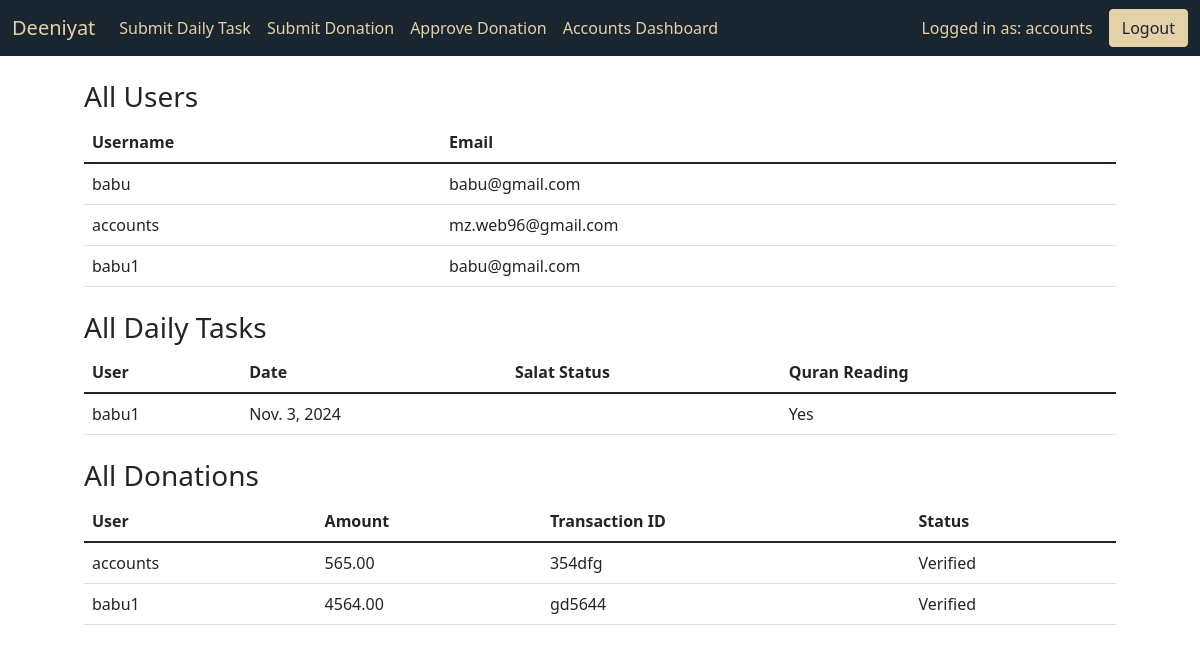
Page /superadmin-dashboard/ (signed in) on the earlier database version.
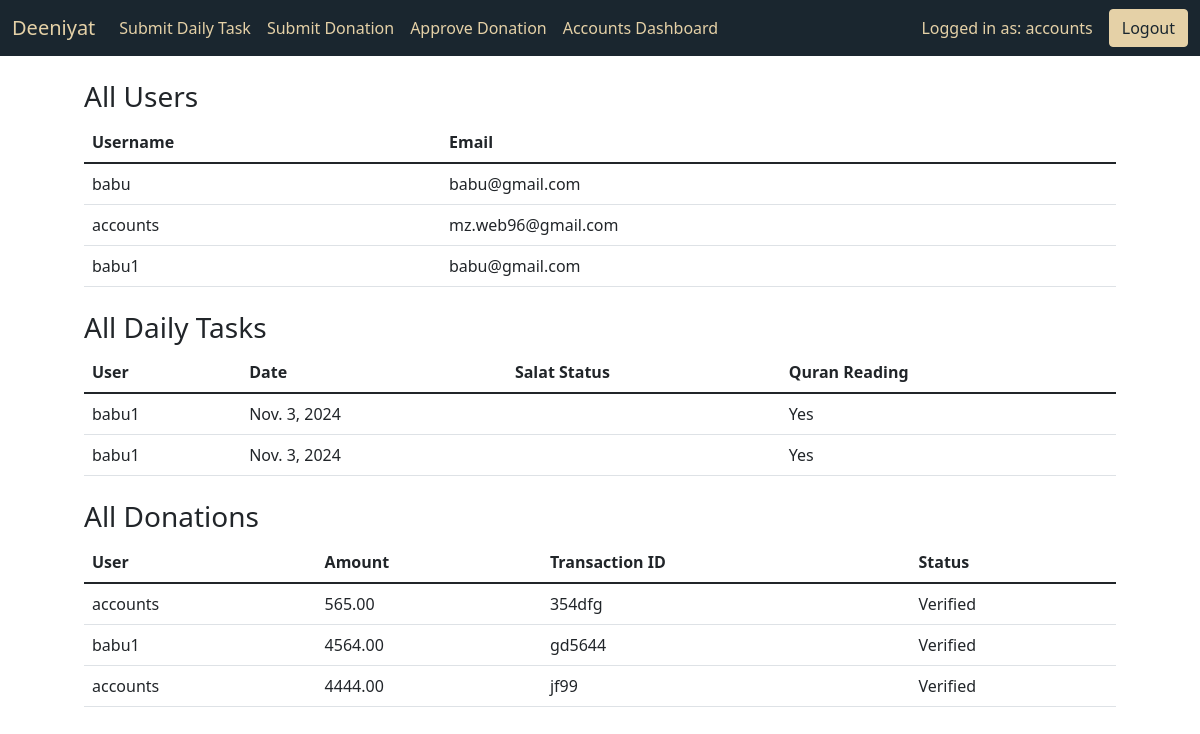
Same page on the later database version.
### core/models.py (models this page shows, shortened)
class DailyTask(models.Model):
    SALAT_CHOICES = [
        ("Jamat", "Jamat"),
        ("Alone", "Alone"),
        ("Kazah", "Kazah"),
    ]
    user = models.ForeignKey(User, on_delete=models.CASCADE, related_name="tasks")
    date = models.DateField(default=timezone.now)
    fajr_status = models.CharField(max_length=10, choices=SALAT_CHOICES)
    dhuhr_status = models.CharField(max_length=10, choices=SALAT_CHOICES)
    asr_status = models.CharField(max_length=10, choices=SALAT_CHOICES)
    maghrib_status = models.CharField(max_length=10, choices=SALAT_CHOICES)
    isha_status = models.CharField(max_length=10, choices=SALAT_CHOICES)
    quran_reading = models.CharField(max_length=50, choices=[("Yes", "Yes"), ("No", "No"), ("Unable", "I don't able to read Quran")])
    masnoon_amol = models.BooleanField(default=False)
    reading_hadith = models.BooleanField(default=False)

class Donation(models.Model):
    MONTH_CHOICES = [
        ('01', 'January'),
        ('02', 'February'),
        ('03', 'March'),
        ('04', 'April'),
        ('05', 'May'),
        ('06', 'June'),
        ('07', 'July'),
        ('08', 'August'),
        ('09', 'September'),
        ('10', 'October'),
        ('11', 'November'),
        ('12', 'December'),
    ]
    PAYMENT_METHOD_CHOICES = [
        ('Cash', 'Cash'),
        ('Bkash', 'Bkash'),
        ('Nagad', 'Nagad'),
        ('Other', 'Other'),
    ]
    user = models.ForeignKey(User, on_delete=models.CASCADE, related_name="donations")
    amount = models.DecimalField(max_digits=10, decimal_places=2)
    transaction_id = models.CharField(max_length=50)
    verified = models.BooleanField(default=False)
    verified_by = models.ForeignKey(User, null=True, blank=True, on_delete=models.SET_NULL, related_name="verified_donations")
    payment_date = models.DateField(default=timezone.now)  # Field for payment date
    payment_month = models.CharField(max_length=2, choices=MONTH_CHOICES)  # Field for payment month selection
    payment_method = models.CharField(max_length=10, choices=PAYMENT_METHOD_CHOICES)  # New field

### core/views.py (the view)
# urls.py: path('superadmin-dashboard/', views.superadmin_dashboard, name='superadmin_dashboard'),
@login_required
def superadmin_dashboard(request):
    all_data = {
        'users': User.objects.all(),
        'tasks': DailyTask.objects.all(),
        'donations': Donation.objects.all(),
    }
    return render(request, 'superadmin_dashboard.html', all_data)

### templates/superadmin_dashboard.html (shortened to what this page needs)
{% extends "base.html" %}{% load static %}  {% block content %}
<div class="container">
  <div class="mt-4">
    <h3>All Users</h3>
    <table class="table">
      <thead>
        <tr>
          <th>Username</th>
          <th>Email</th>
        </tr>
      </thead>
      <tbody>
        {% for user in users %}
        <tr>
          <td>{{ user.username }}</td>
          <td>{{ user.email }}</td>
        </tr>
        {% empty %}
        <tr>
          <td colspan="2">No users found.</td>
        </tr>
        {% endfor %}
      </tbody>
    </table>
  </div>
  <div class="mt-4">
    <h3>All Daily Tasks</h3>
    <table class="table">
      <thead>
        <tr>
          <th>User</th>
          <th>Date</th>
          <th>Salat Status</th>
          <th>Quran Reading</th>
        </tr>
      </thead>
      <tbody>
        {% for task in tasks %}
        <tr>
          <td>{{ task.user.username }}</td>
          <td>{{ task.date }}</td>
          <td>{{ task.salat_status }}</td>
          <td>{{ task.quran_reading }}</td>
        </tr>
        {% empty %}
        <tr>
          <td colspan="4">No daily tasks found.</td>
        </tr>
        {% endfor %}
      </tbody>
    </table>
  </div>
  <div class="mt-4">
    <h3>All Donations</h3>
    <table class="table">
      <thead>
        <tr>
          <th>User</th>
          <th>Amount</th>
          <th>Transaction ID</th>
          <th>Status</th>
        </tr>
      </thead>
      <tbody>
        {% for donation in donations %}
        <tr>
          <td>{{ donation.user.username }}</td>
          <td>{{ donation.amount }}</td>
          <td>{{ donation.transaction_id }}</td>
          <td>{{ donation.verified|yesno:"Verified,Pending" }}</td>
        </tr>
        {% empty %}
        <tr>
          <td colspan="4">No donations found.</td>
        </tr>
        {% endfor %}
      </tbody>
    </table>
  </div>
</div>
{% endblock content %}

### templates/navbar.html (shortened to what this page needs)
<nav class="navbar navbar-expand-lg" style="background-color: #1a262f">
  <div class="container-fluid">
    <a class="navbar-brand" style="color: #e5d1a7" href="{% url 'dashboard' %}"
      >Deeniyat</a
    >
    <div class="collapse navbar-collapse" id="navbarNav">
      <ul class="navbar-nav me-auto">
        <li class="nav-item">
          <a
            class="nav-link custom-nav-link"
            href="{% url 'submit_daily_task' %}"
            >Submit Daily Task</a
          >
        </li>
        <li class="nav-item">
          <a
            class="nav-link custom-nav-link"
            href="{% url 'submit_donation_verification' %}"
            >Submit Donation</a
          >
        </li>
        {% if user.is_authenticated and user.username == "accounts" %}
        <li class="nav-item">
          <a
            class="nav-link custom-nav-link"
            href="{% url 'approve_donation' %}"
            >Approve Donation</a
          >
        </li>
        <li class="nav-item">
          <a
            class="nav-link custom-nav-link"
            href="{% url 'accounts_admin_dashboard' %}"
            >Accounts Dashboard</a
          >
        </li>
        {% endif %}
      </ul>
      <span class="navbar-text me-3" style="color: #e5d1a7">
        Logged in as: {{ user.username }}
      </span>
      <a class="btn custom-btn" href="{% url 'logout' %}">Logout</a>
    </div>
  </div>
</nav>

Differences in the rows shown:
added DailyTask: user.username "babu1", date "Nov. 3, 2024", quran_reading "Yes"
added Donation: user.username "accounts", amount "4444.00", transaction_id "jf99", verified "Verified"
